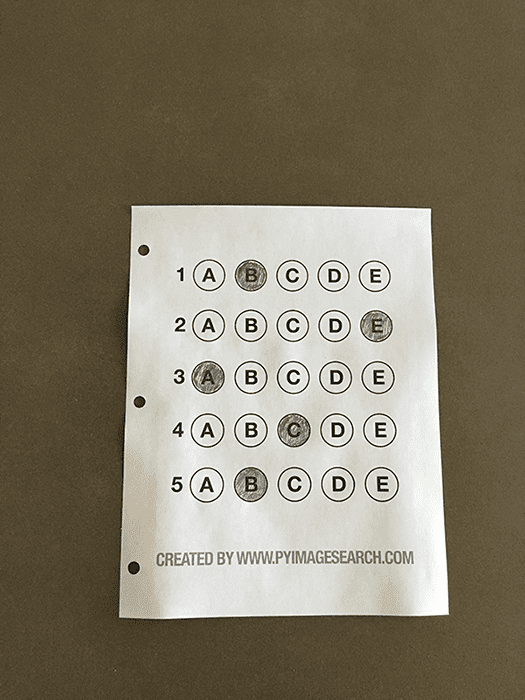
#> input picture test.png, 525 x 700 px
$ jupyter execute --allow-errors test.ipynb
#> lines starting #> are read from the running program, lines starting #| are printed output that depends on the picture; after the words box and inside, x2 and y2 are one past the last pixel; in counts of white or black regions, pixels touching at a corner belong together
Bước # 1: Phát hiện bài kiểm tra trong một hình ảnh.
Bước # 2: Áp dụng một phép chuyển đổi phối cảnh để trích xuất hình ảnh mắt chim từ trên xuống của bài kiểm tra.
Bước # 3: Trích xuất tập hợp các bong bóng (tức là các lựa chọn câu trả lời có thể có) từ kỳ thi được biến đổi phối cảnh.
Bước # 4: Sắp xếp các câu hỏi / bong bóng thành hàng.
Bước # 5: Xác định câu trả lời được đánh dấu  cho mỗi hàng.
Bước # 6: Tra cứu câu trả lời chính xác trong khóa trả lời  xác định xem có đúng trong lựa chọn hay không.
Bước # 7: Lặp lại tất cả các câu hỏi trong bài kiểm tra.

[cell 1]
# các thư viện cần thiết
from imutils.perspective import four_point_transform
from imutils import contours
import numpy as np
import argparse
import imutils
import cv2
#Đáp án
ANSWER_KEY = {0: 1, 1: 4, 2: 0, 3: 3, 4: 1}

[cell 2]
# tải ảnh, chuyển ảnh về xám
# làm mịn ảnh và phát hiện cạnh trong ảnh
image = cv2.imread("test.png")
#> image is the input picture: shape (700, 525, 3); mean B, G, R 104.6, 123.3, 130.7
gray = cv2.cvtColor(image, cv2.COLOR_BGR2GRAY)
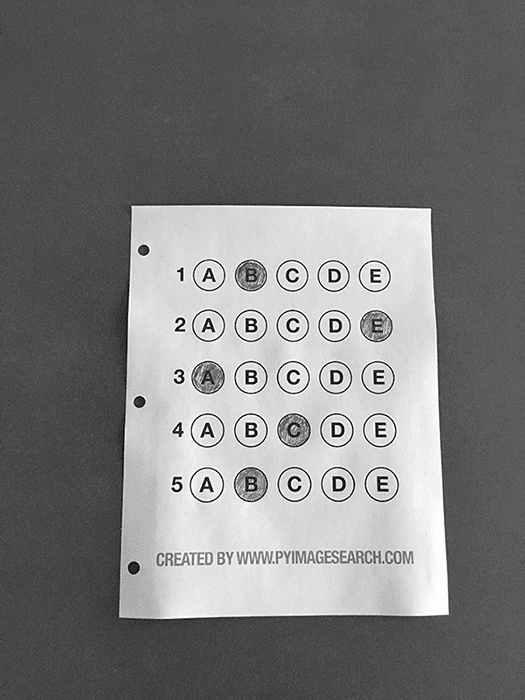
#> gray: shape (700, 525); min 14, max 253, mean 123.3
blurred = cv2.GaussianBlur(gray, (5, 5), 0)
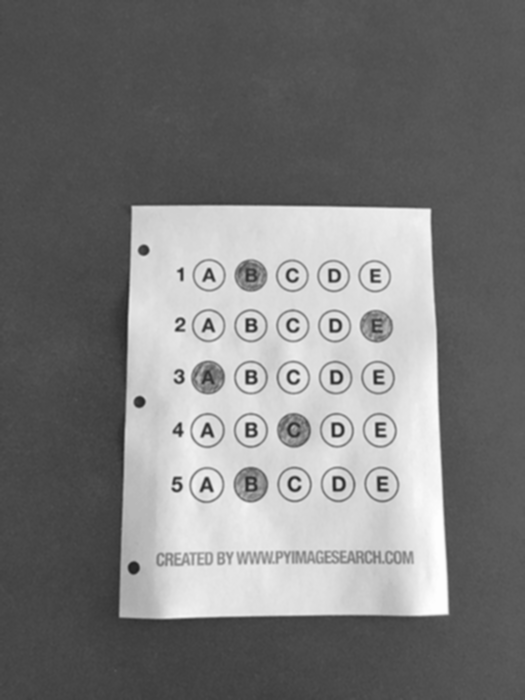
#> blurred: shape (700, 525); min 35, max 253, mean 123.3
edged = cv2.Canny(blurred, 75, 200)
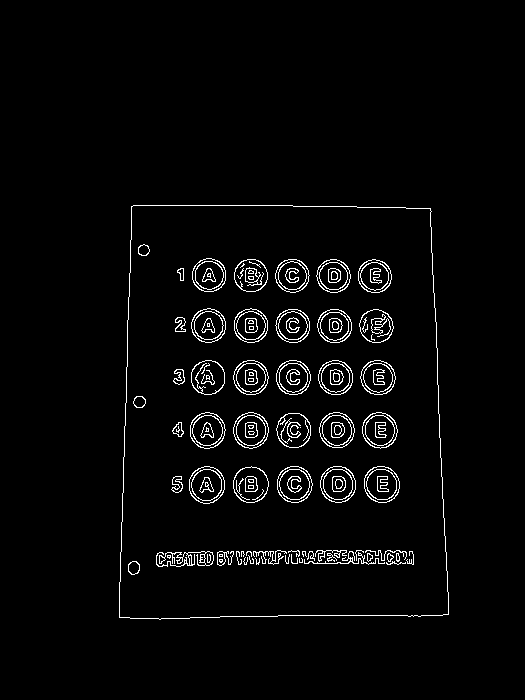
#> edged: shape (700, 525); 2.9% white in thin lines or dots, all inside (x1, y1, x2, y2) = (119, 205, 449, 620)

[cell 3]
cv2.imshow("e",gray)
cv2.waitKey(0)

[cell 4]
image[0:5,0:5]=(0,0,255)
#> image: shape (700, 525, 3); 0.01% of pixels changed, all inside (x1, y1, x2, y2) = (0, 0, 5, 5)

[cell 5]
cv2.imshow("e",image)
cv2.waitKey(0)

[cell 6]
cv2.imshow("edged",edged)
cv2.waitKey(0)

[cell 7]
#tìm các đường viền dựa trên bản đồ cạnh
cnts = cv2.findContours(edged.copy(), cv2.RETR_EXTERNAL,cv2.CHAIN_APPROX_SIMPLE)
#> cnts = 1 contour; box (x1, y1, x2, y2) and area: (119, 205, 449, 620) 128744
cnts = imutils.grab_contours(cnts)
#khởi tạo đường bao tương ứng với tài liệu
docCnt = None
#phải có ít nhất 1 đường viền được tìm thấy
if len(cnts) > 0:
	# sắp xếp đường viền theo theo thứ tự giảm dần theo diện tích
	cnts = sorted(cnts, key=cv2.contourArea, reverse=True)
	#chạy vòng lặp qua các đường viền
	for c in cnts:
		#tính chu vi đường viền
		peri = cv2.arcLength(c, True)
		#trả về 1 tập các điểm (x,y) thể hiện 1 đường bao quanh
		approx = cv2.approxPolyDP(c, 0.02 * peri, True)
		# Nếu đường viền có 4 cạnh thì xác định đó là tờ báo
		if len(approx) == 4:
			docCnt = approx
			break
#> this loop made 1 pass
#> (peri, docCnt) on pass 1: (1465.3, [[131, 206], [119, 617], [448, 614], [430, 208]])

[cell 8]
print(docCnt)
#| [[[131 206]]
#|  [[119 617]]
#|  [[448 614]]
#|  [[430 208]]]

[cell 9]
#Biến đổi phối cảnh dựa trên 4 điểm để tạo nên ảnh khi được nhìn trực diện
paper = four_point_transform(image, docCnt.reshape(4, 2))
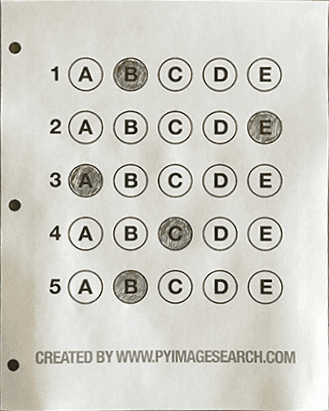
#> paper: shape (411, 329, 3); mean B, G, R 199.2, 206.9, 208
warped = four_point_transform(gray, docCnt.reshape(4, 2))

[cell 10]
cv2.imshow("paper",paper)
cv2.imshow("warped",warped)
cv2.waitKey(0)

[cell 11]
#đưa ảnh về dạng nhị phân bằng pp ngưỡng otsu
thresh = cv2.threshold(gray, 0, 255,
	cv2.THRESH_BINARY_INV | cv2.THRESH_OTSU)[1]
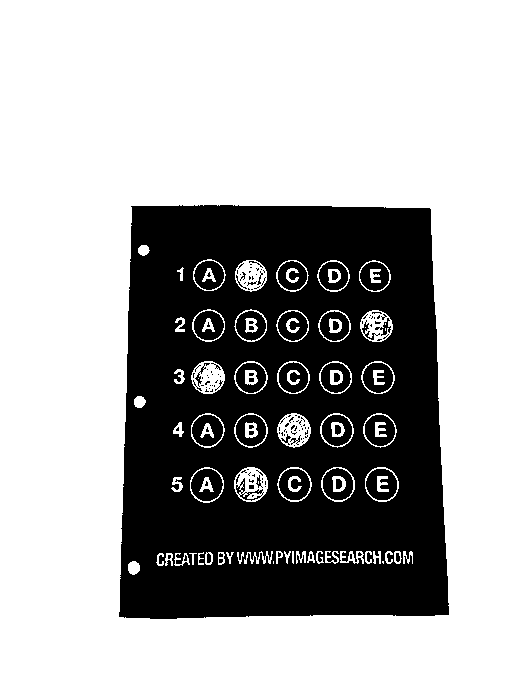
#> thresh: shape (700, 525); 67.9% white; 156 black regions (118 under 20 px), largest, box (x1, y1, x2, y2) and area: (119, 205, 449, 619) 104505, (191, 469, 223, 501) 681, (279, 469, 310, 500) 665

[cell 12]
thresh.shape
cv2.imshow("a",thresh)
cv2.waitKey(0)

[cell 13]
print(thresh)
#> (printed output is left out)
thresh.shape
#> Out = (700, 525)

[cell 14]
cv2.imshow("A",thresh)
cv2.waitKey(0)

[cell 15]
thresh[0,229]
#> Out = 255

[cell 16]
image[0,0]
#> Out = [0, 0, 255]

[cell 17]
for i in range(269):
    for j in range(230):
        if thresh[i,j] !=0:
            thresh[i,j]=(0)
            cv2.circle(image,(i, j), 5, (0,0,255), -1)
            break;
    break;
#> image: shape (700, 525, 3); mean B, G, R 104.6, 123.3, 130.8
#> thresh: shape (700, 525); 67.9% white; 157 black regions (119 under 20 px)

[cell 18]
cv2.imshow("p1",image)
cv2.waitKey(0)
#> Out = 27

[cell 19]
# tìm đường viền dựa trên ảnh nhị phân vừa tạo được
cnts = cv2.findContours(thresh.copy(), cv2.RETR_EXTERNAL,cv2.CHAIN_APPROX_SIMPLE)
#> cnts = 1 contour; box (x1, y1, x2, y2) and area: (0, 0, 525, 700) 366276
cnts = imutils.grab_contours(cnts)
#> cnts = 1 item
#tạo danh sách đường bao tương ứng với các ô đáp án
questionCnts = []
# chạy vòng lặp đi qua các đường viền
for c in cnts:
	# xác định các thông số của đường bao(tọa độ (x,y), chiều rộng, chiều cao)
	(x, y, w, h) = cv2.boundingRect(c)
	#tính tỉ lệ khung hình của đường bao
	ar = w / float(h)
	# nếu là 1 ô đáp án nó sẽ đủ rộng,đủ cao(20px) và có tỉ lên khung hình gần bằng 1
	if w >= 20 and h >= 20 and ar >= 0.9 and ar <= 1.1:
		questionCnts.append(c)
#> this loop made 1 pass
#> (x, y, w, h, ar) on pass 1: (0, 0, 525, 700, 0.75)
#> after the loop, questionCnts = []
